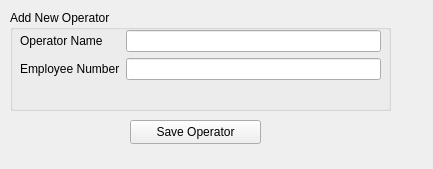
<?xml version="1.0" encoding="UTF-8"?>
<ui version="4.0">
 <class>addNewOperatorWidget</class>
 <widget class="QWidget" name="addNewOperatorWidget">
  <property name="geometry">
   <rect>
    <x>0</x>
    <y>0</y>
    <width>433</width>
    <height>169</height>
   </rect>
  </property>
  <property name="windowTitle">
   <string>Add New Operator</string>
  </property>
  <property name="styleSheet">
   <string notr="true">border-color: qlineargradient(spread:pad, x1:0, y1:0, x2:1, y2:0, stop:0 rgba(0, 0, 0, 255), stop:1 rgba(255, 255, 255, 255));</string>
  </property>
  <widget class="QPushButton" name="saveOperatorButton">
   <property name="geometry">
    <rect>
     <x>130</x>
     <y>120</y>
     <width>131</width>
     <height>24</height>
    </rect>
   </property>
   <property name="text">
    <string>Save Operator</string>
   </property>
  </widget>
  <widget class="QGroupBox" name="groupBox">
   <property name="geometry">
    <rect>
     <x>10</x>
     <y>10</y>
     <width>381</width>
     <height>101</height>
    </rect>
   </property>
   <property name="title">
    <string>Add New Operator</string>
   </property>
   <widget class="QWidget" name="formLayoutWidget">
    <property name="geometry">
     <rect>
      <x>10</x>
      <y>20</y>
      <width>361</width>
      <height>71</height>
     </rect>
    </property>
    <layout class="QFormLayout" name="formLayout">
     <item row="0" column="0">
      <widget class="QLabel" name="label">
       <property name="text">
        <string>Operator Name</string>
       </property>
      </widget>
     </item>
     <item row="1" column="1">
      <widget class="QLineEdit" name="newEmployeeNumberInput"/>
     </item>
     <item row="1" column="0">
      <widget class="QLabel" name="label_2">
       <property name="text">
        <string>Employee Number</string>
       </property>
      </widget>
     </item>
     <item row="0" column="1">
      <widget class="QLineEdit" name="newOperatorNameInput"/>
     </item>
    </layout>
   </widget>
  </widget>
 </widget>
 <resources/>
 <connections/>
</ui>
